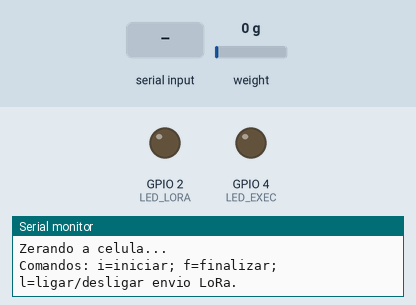
Simulated run of this sketch. Board: ESP32. On the bench: output pins drawn as LEDs (lit = HIGH), the last lines printed to the serial monitor. The test bench sets the inputs (shaded band); at power-on: weight on the scale 0 g. No radio packets arrive unless stated.

Above: at 2.2 s.
2.3 s: "i" received over Serial
At 2.8 s:
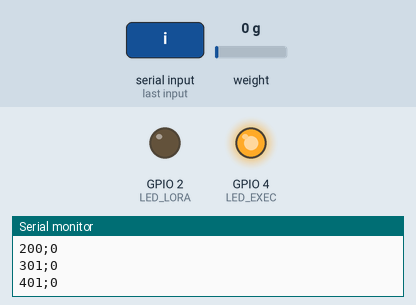
3.8 s: "l" received over Serial
At 4.1 s:
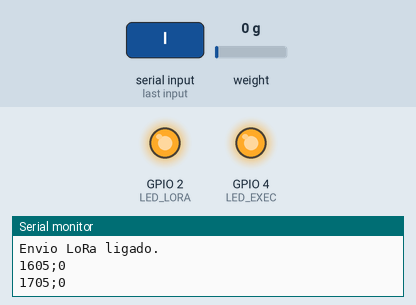
5.3 s: "f" received over Serial
At 6.7 s:
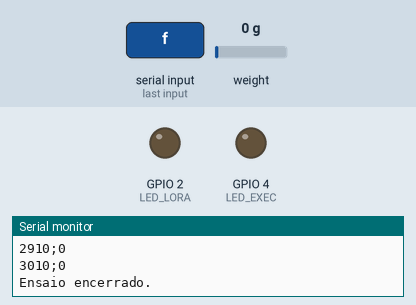
Timing chart, 0 to 8.3 s (numbered marks = the images above; inputs shaded):
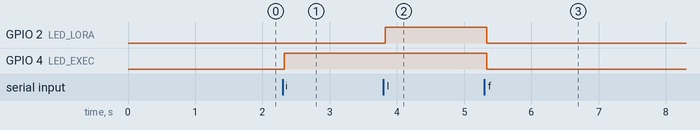

Measured:
- after the input at 2.3 s, GPIO 4 (LED_EXEC): LOW → HIGH at once
- after the input at 3.8 s, GPIO 2 (LED_LORA): LOW → HIGH at once
- after the input at 5.3 s, GPIO 2 (LED_LORA), GPIO 4 (LED_EXEC): HIGH → LOW at once

The sketch:

Bancada_Empuxo_V0.6.ino
```cpp
#include <HX711.h>
#include <SPI.h>
#include <LoRa.h>

const int PINO_DT = 33;
const int PINO_SCK = 32;
const int LORA_CS = 21;
const int LORA_RST = 14;
const int LORA_DIO0 = 26;
const int LED_EXEC = 4; // Verde
const int LED_LORA = 2; // Amarelo
const unsigned long INTERVALO_ENVIO_MS = 250; // 4 envios por segundo

HX711 celula;
bool loraPronto = false;
bool ensaioAtivo = false;
bool transmitirLoRa = false;
unsigned long inicioEnsaio = 0;
unsigned long ultimoEnvio = 0;

// Ultima leitura valida da celula (o envio LoRa usa sempre esta leitura,
// assim o intervalo de 250 ms nao depende da taxa de amostragem do HX711).
long ultimaLeitura = 0;
unsigned long ultimoTempoLeitura = 0;
bool temLeitura = false;

void setup() {
  Serial.begin(115200);

  pinMode(LED_EXEC, OUTPUT);
  pinMode(LED_LORA, OUTPUT);
  digitalWrite(LED_EXEC, LOW);
  digitalWrite(LED_LORA, LOW);

  SPI.begin(18, 19, 23, LORA_CS); // SCK, MISO, MOSI, CS
  LoRa.setPins(LORA_CS, LORA_RST, LORA_DIO0);
  LoRa.setSPIFrequency(1000000);
  loraPronto = LoRa.begin(915E6);

  if (loraPronto) {
    LoRa.setSyncWord(145);
    LoRa.setTxPower(2);
  }
  Serial.println(loraPronto ? "LoRa pronto." : "Falha ao iniciar LoRa.");

  celula.begin(PINO_DT, PINO_SCK);
  Serial.println("Zerando a celula...");
  celula.tare();
  Serial.println("Comandos: i=iniciar; f=finalizar; l=ligar/desligar envio LoRa.");
}

void loop() {
  ReceberComando();
  digitalWrite(LED_EXEC, ensaioAtivo);
  digitalWrite(LED_LORA, ensaioAtivo && transmitirLoRa);

  // Leitura da celula (so quando o HX711 tem um dado novo).
  if (celula.is_ready()) {
    long leitura = celula.get_value();

    if (ensaioAtivo) {
      unsigned long tempo = millis() - inicioEnsaio;
      ultimaLeitura = leitura;
      ultimoTempoLeitura = tempo;
      temLeitura = true;

      Serial.print(tempo);
      Serial.print(';');
      Serial.println(leitura);
    }
  }

  // Envio LoRa: a cada 250 ms enquanto o envio estiver ligado.
  // Fica fora do bloco do HX711 para nao depender de quando a celula fica pronta.
  if (ensaioAtivo && loraPronto && transmitirLoRa && temLeitura) {
    unsigned long agora = millis();

    if (agora - ultimoEnvio >= INTERVALO_ENVIO_MS) {
      if (LoRa.beginPacket()) {
        LoRa.print(ultimoTempoLeitura);
        LoRa.print(';');
        LoRa.print(ultimaLeitura);
        LoRa.endPacket(true); // Continua lendo enquanto o radio transmite.

        // Mantem o ritmo exato de 4 envios/s (sem acumular atraso).
        ultimoEnvio += INTERVALO_ENVIO_MS;
        // Se ficou muito para tras, ressincroniza.
        if (agora - ultimoEnvio >= INTERVALO_ENVIO_MS) ultimoEnvio = agora;
      }
    }
  }
}

void ReceberComando() {
  if (!Serial.available()) return;
  char comando = Serial.read();

  if (comando == 'i' && !ensaioAtivo) {
    inicioEnsaio = millis();
    ultimoEnvio = inicioEnsaio;
    transmitirLoRa = false;
    temLeitura = false;
    ensaioAtivo = true;
    Serial.println("tempo_ms;leitura_bruta");
  } else if (comando == 'f' && ensaioAtivo) {
    ensaioAtivo = false;
    transmitirLoRa = false;
    Serial.println("Ensaio encerrado.");
  } else if (comando == 'l') {
    if (!ensaioAtivo) {
      Serial.println("Inicie o ensaio com i.");
    } else if (!loraPronto) {
      Serial.println("LoRa indisponivel.");
    } else {
      transmitirLoRa = !transmitirLoRa;
      if (transmitirLoRa) {
        // Primeiro envio imediato; depois segue a cada 250 ms.
        ultimoEnvio = millis() - INTERVALO_ENVIO_MS;
      }
      Serial.println(transmitirLoRa ? "Envio LoRa ligado." : "Envio LoRa desligado.");
    }
  }
}
```
